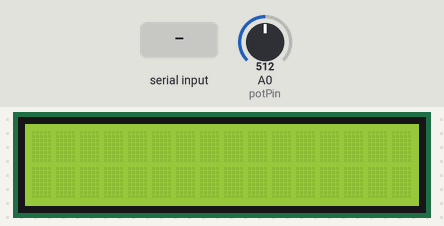
This sketch was run on a simulated Arduino Uno, built with avr-gcc and run on an emulated ATmega328P. On the bench: 16×2 character LCD. Inputs (shaded band) come from the test bench; at power-on: A0 (potPin) = 512. What the sketch prints to the serial monitor is not drawn.

Above: at 1.2 s.
1.3 s: "1" received over the second serial link
At 3.2 s:
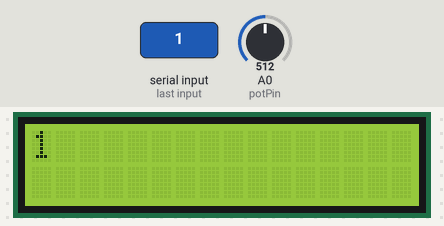
3.8 s: "0" received over the second serial link
At 5.1 s:
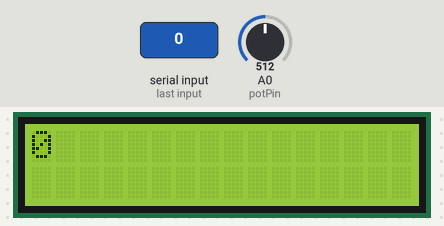
Timing chart, 0 to 6.8 s (numbered marks = the images above; inputs shaded):
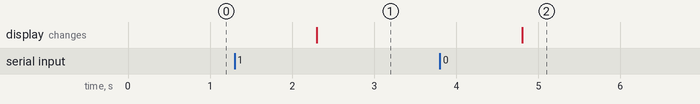

Measured:
- after the input at 1.3 s, the display: changes after 1.0 s (image 1)
- after the input at 3.8 s, the display: changes after 1.0 s (image 2)

The sketch:

Practica02.ino
```cpp
#include <SoftwareSerial.h>
#include <Wire.h>
#include <LiquidCrystal_I2C.h>
LiquidCrystal_I2C lcd(0x27,16,2);
SoftwareSerial mySerial(3, 4); //Rx,Tx

int potPin = A0;
int potValue = 0;      // variable to store the value coming from the potentiometer
int brightness = 0;

void setup() {
  // put your setup code here, to run once:
  Serial.begin(9600);
  mySerial.begin(9600);
  lcd.init();
  lcd.backlight();
  lcd.clear();
}
void loop() {
  String data;

  potValue = analogRead(potPin);
  brightness=map(potValue, 0, 1024, 0, 255);

  if (mySerial.available()) {
    data += mySerial.readString();
    data = data.substring(0, data.length() - 2);
    Serial.println(data);
    lcd.setCursor(0,0);
    lcd.print(data);

  }
  if (Serial.available()) {
    mySerial.println(Serial.read());
  }
}
```
